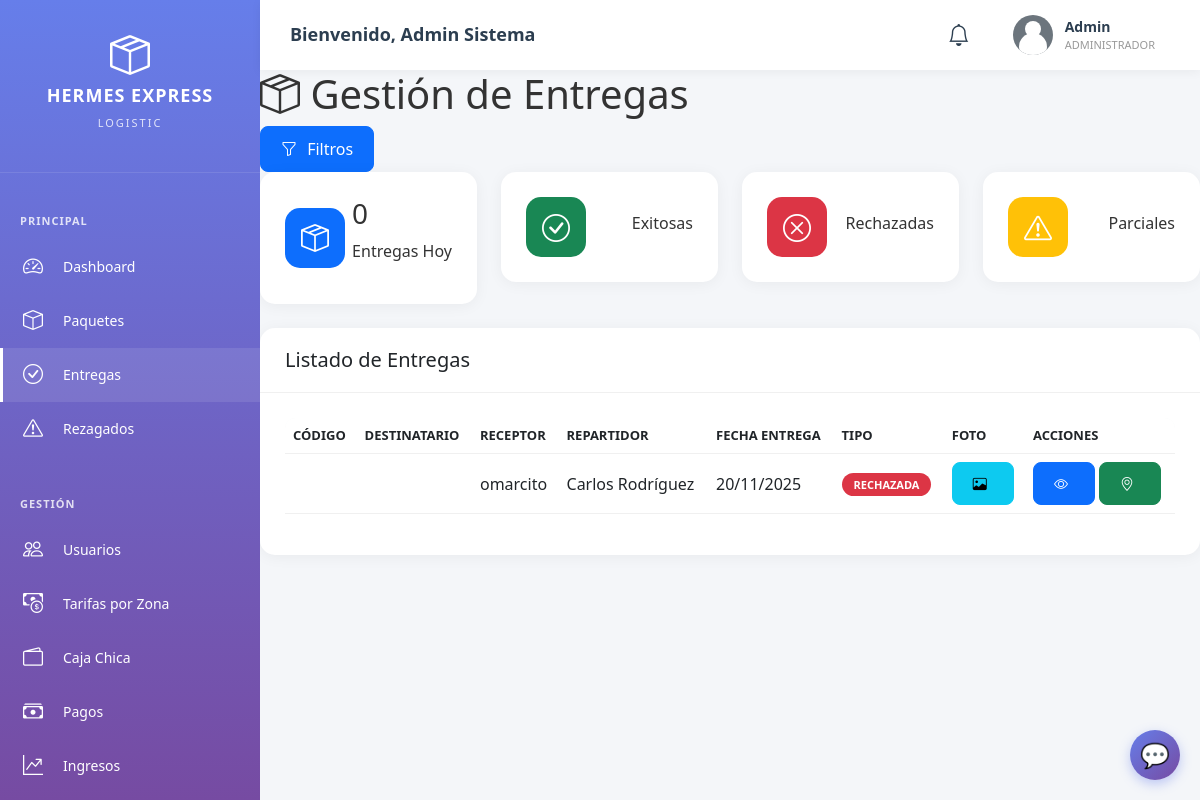
The app's page /admin/entregas.php (signed in) with its own data.
### tables this page shows
CREATE TABLE IF NOT EXISTS entregas (
    id INT PRIMARY KEY AUTO_INCREMENT,
    paquete_id INT NOT NULL,
    ruta_id INT,
    repartidor_id INT NOT NULL,
    fecha_entrega TIMESTAMP DEFAULT CURRENT_TIMESTAMP,
    receptor_nombre VARCHAR(150),
    receptor_dni VARCHAR(20),
    receptor_firma VARCHAR(255),
    foto_entrega VARCHAR(255),
    foto_adicional_1 VARCHAR(255),
    foto_adicional_2 VARCHAR(255),
    latitud_entrega DECIMAL(10, 8),
    longitud_entrega DECIMAL(11, 8),
    tipo_entrega ENUM('exitosa', 'parcial', 'rechazada', 'no_encontrado') NOT NULL,
    observaciones TEXT,
    tiempo_entrega INT COMMENT 'Tiempo en minutos',
    INDEX idx_paquete (paquete_id),
    INDEX idx_fecha (fecha_entrega)
);

CREATE TABLE IF NOT EXISTS usuarios (
    id INT PRIMARY KEY AUTO_INCREMENT,
    nombre VARCHAR(100) NOT NULL,
    apellido VARCHAR(100) NOT NULL,
    email VARCHAR(150) UNIQUE NOT NULL,
    telefono VARCHAR(20),
    password VARCHAR(255) NOT NULL,
    rol ENUM('admin', 'asistente', 'repartidor') NOT NULL,
    foto_perfil VARCHAR(255) DEFAULT 'default.png',
    estado ENUM('activo', 'inactivo', 'suspendido') DEFAULT 'activo',
    fecha_registro TIMESTAMP DEFAULT CURRENT_TIMESTAMP,
    ultimo_acceso TIMESTAMP NULL,
    INDEX idx_email (email),
    INDEX idx_rol (rol)
);

### config/database.php (called while the page is built, shortened)
<?php
class Database {
    private static $instance = null;
    public static function getInstance() {
        if (self::$instance === null) {
            self::$instance = new Database();
        }
        return self::$instance;
    }
    public function fetchAll($result) {
        $rows = [];
        if ($result && is_object($result)) {
            if ($result instanceof mysqli_result) {
                while ($row = $result->fetch_assoc()) {
                    $rows[] = $row;
                }
            }
        } elseif (is_array($result)) {
            return $result;
        }
        return $rows;
    }
    public function fetch($result) {
        if ($result && is_object($result)) {
            if ($result instanceof mysqli_result) {
                return $result->fetch_assoc();
            }
        }
        return null;
    }
}
?>

### config/config.php (called while the page is built, shortened)
<?php
require_once __DIR__ . '/database.php';
function formatDate($date) {
    return date('d/m/Y', strtotime($date));
}

### admin/entregas.php (the view, shortened to what this page needs)
<?php
require_once '../config/config.php';
$pageTitle = 'Gestión de Entregas';
$db = Database::getInstance()->getConnection();
$sql = "SELECT e.*, p.codigo_seguimiento, p.destinatario_nombre, p.direccion_completa,
        u.nombre as repartidor_nombre, u.apellido as repartidor_apellido
        FROM entregas e
        LEFT JOIN paquetes p ON e.paquete_id = p.id
        LEFT JOIN usuarios u ON e.repartidor_id = u.id
        WHERE 1=1";
$sql .= " ORDER BY e.fecha_entrega DESC LIMIT 100";
$stmt = $db->prepare($sql);
$stmt->execute();
$entregas = Database::getInstance()->fetchAll($stmt->get_result());
$sqlStats = "SELECT
    COUNT(*) as total,
    SUM(CASE WHEN tipo_entrega = 'exitosa' THEN 1 ELSE 0 END) as exitosas,
    SUM(CASE WHEN tipo_entrega = 'rechazada' THEN 1 ELSE 0 END) as rechazadas,
    SUM(CASE WHEN tipo_entrega = 'parcial' THEN 1 ELSE 0 END) as parciales
    FROM entregas
    WHERE DATE(fecha_entrega) = CURDATE()";
$statsHoy = Database::getInstance()->fetch($db->query($sqlStats));
?>
<!DOCTYPE html>
<html lang="es">
<head>
    <link href="https://cdn.jsdelivr.net/npm/bootstrap@5.3.0/dist/css/bootstrap.min.css" rel="stylesheet">
    <link rel="stylesheet" href="https://cdn.jsdelivr.net/npm/bootstrap-icons@1.11.0/font/bootstrap-icons.css">
    <link rel="stylesheet" href="../assets/css/dashboard.css">
</head>
<body>
    <?php include 'includes/header.php'; ?>
    <div class="dashboard-container">
        <?php include 'includes/sidebar.php'; ?>
        <main class="main-content">
            <div class="content-header">
                <h1><i class="bi bi-box-seam"></i> <?php echo $pageTitle; ?></h1>
                <div>
                    <button class="btn btn-primary" data-bs-toggle="modal" data-bs-target="#modalFiltros">
                        <i class="bi bi-funnel"></i> Filtros
                    </button>
                </div>
            </div>
            <div class="row mb-4">
                <div class="col-md-3">
                    <div class="stat-card">
                        <div class="stat-icon bg-primary">
                            <i class="bi bi-box-seam"></i>
                        </div>
                        <div class="stat-details">
                            <h3><?php echo $statsHoy['total']; ?></h3>
                            <p>Entregas Hoy</p>
                        </div>
                    </div>
                </div>
                <div class="col-md-3">
                    <div class="stat-card">
                        <div class="stat-icon bg-success">
                            <i class="bi bi-check-circle"></i>
                        </div>
                        <div class="stat-details">
                            <p>Exitosas</p>
                        </div>
                    </div>
                </div>
                <div class="col-md-3">
                    <div class="stat-card">
                        <div class="stat-icon bg-danger">
                            <i class="bi bi-x-circle"></i>
                        </div>
                        <div class="stat-details">
                            <p>Rechazadas</p>
                        </div>
                    </div>
                </div>
                <div class="col-md-3">
                    <div class="stat-card">
                        <div class="stat-icon bg-warning">
                            <i class="bi bi-exclamation-triangle"></i>
                        </div>
                        <div class="stat-details">
                            <p>Parciales</p>
                        </div>
                    </div>
                </div>
            </div>
            <div class="card">
                <div class="card-header">
                    <h5 class="mb-0">Listado de Entregas</h5>
                </div>
                <div class="card-body">
                    <div class="table-responsive">
                        <table class="table table-hover" id="tablaEntregas">
                            <thead>
                                <tr>
                                    <th>Código</th>
                                    <th>Destinatario</th>
                                    <th>Receptor</th>
                                    <th>Repartidor</th>
                                    <th>Fecha Entrega</th>
                                    <th>Tipo</th>
                                    <th>Foto</th>
                                    <th>Acciones</th>
                                </tr>
                            </thead>
                            <tbody>
                                <?php foreach ($entregas as $entrega): ?>
                                <tr>
                                    <td><strong><?php echo $entrega['codigo_seguimiento']; ?></strong></td>
                                    <td><?php echo $entrega['destinatario_nombre']; ?></td>
                                    <td><?php echo $entrega['receptor_nombre'] ?: '-'; ?></td>
                                    <td><?php echo $entrega['repartidor_nombre'] . ' ' . $entrega['repartidor_apellido']; ?></td>
                                    <td><?php echo formatDate($entrega['fecha_entrega']); ?></td>
                                    <td>
                                        <?php
                                        $badges = [
                                            'exitosa' => 'success',
                                            'rechazada' => 'danger',
                                            'parcial' => 'warning'
                                        ];
                                        $badge = $badges[$entrega['tipo_entrega']] ?? 'secondary';
                                        ?>
                                        <span class="badge bg-<?php echo $badge; ?>">
                                            <?php echo ucfirst($entrega['tipo_entrega']); ?>
                                        </span>
                                    </td>
                                    <td>
                                        <?php if ($entrega['foto_entrega']): ?>
                                            <button class="btn btn-sm btn-info" onclick="verFoto('<?php echo $entrega['foto_entrega']; ?>')">
                                                <i class="bi bi-image"></i>
                                            </button>
                                        <?php else: ?>
                                            <span class="text-muted">-</span>
                                        <?php endif; ?>
                                    </td>
                                    <td>
                                        <button class="btn btn-sm btn-primary" onclick="verDetalle(<?php echo $entrega['id']; ?>)">
                                            <i class="bi bi-eye"></i>
                                        </button>
                                        <?php if (!empty($entrega['latitud_entrega']) && !empty($entrega['longitud_entrega'])): ?>
                                            <button class="btn btn-sm btn-success" onclick="verMapa(<?php echo $entrega['latitud_entrega']; ?>, <?php echo $entrega['longitud_entrega']; ?>)">
                                                <i class="bi bi-geo-alt"></i>
                                            </button>
                                        <?php endif; ?>
                                    </td>
                                </tr>
                                <?php endforeach; ?>
                            </tbody>
                        </table>
                    </div>
                </div>
            </div>
        </main>
    </div>
    <?php include 'includes/chatbot_widget.php'; ?>
</body>
</html>

### assets/css/dashboard.css (style rules this page uses)
:root { --primary-color: #667eea; --secondary-color: #764ba2; --success-color: #28a745; --danger-color: #dc3545; --warning-color: #ffc107; --info-color: #17a2b8; --dark-color: #2c3e50; --light-color: #f8f9fa; --sidebar-width: 260px; --header-height: 70px; }
* { margin: 0; padding: 0; box-sizing: border-box; }
body { font-family: 'Segoe UI', Tahoma, Geneva, Verdana, sans-serif; background: #f4f6f9; color: #333; overflow-x: hidden; }
.dashboard-container { display: flex; min-height: 100vh; }
.main-content { margin-left: var(--sidebar-width); margin-top: var(--header-height); min-height: calc(100vh - var(--header-height)); width: calc(100% - var(--sidebar-width)); flex: 1; padding: 0; }
.card { background: white; border-radius: 15px; box-shadow: 0 2px 15px rgba(0, 0, 0, 0.05); margin-bottom: 25px; border: none; }
.card-header { background: none; border-bottom: 1px solid #f0f0f0; padding: 20px 25px; }
.card-body { padding: 25px; }
.stat-card { background: white; border-radius: 15px; padding: 25px; box-shadow: 0 2px 15px rgba(0, 0, 0, 0.05); display: flex; align-items: center; justify-content: space-between; transition: transform 0.3s ease; }
.stat-icon { width: 60px; height: 60px; border-radius: 15px; display: flex; align-items: center; justify-content: center; font-size: 28px; color: white; }
.table-responsive { border-radius: 10px; overflow: hidden; }
table { width: 100%; margin-bottom: 0; }
thead { background: #f8f9fa; }
th { padding: 15px; font-weight: 600; font-size: 13px; text-transform: uppercase; color: #666; }
td { padding: 15px; vertical-align: middle; }
tr { border-bottom: 1px solid #f0f0f0; }
.badge { padding: 6px 12px; border-radius: 20px; font-size: 11px; font-weight: 600; text-transform: uppercase; }
.btn { padding: 10px 20px; border-radius: 8px; font-weight: 500; transition: all 0.3s ease; }
.btn i { margin-right: 6px; }

### records on screen
entregas: receptor_nombre "omarcito", repartidor.nombre "Carlos", repartidor.apellido "Rodríguez", fecha_entrega "20/11/2025", tipo_entrega "RECHAZADA"

### other values on screen
$_SESSION['nombre'] . ' ' . ($_SESSION['apellido'] ?? '') "Admin Sistema"
$_SESSION['nombre'] "Admin"
$pageTitle "Gestión de Entregas"
$statsHoy['total'] "0"
